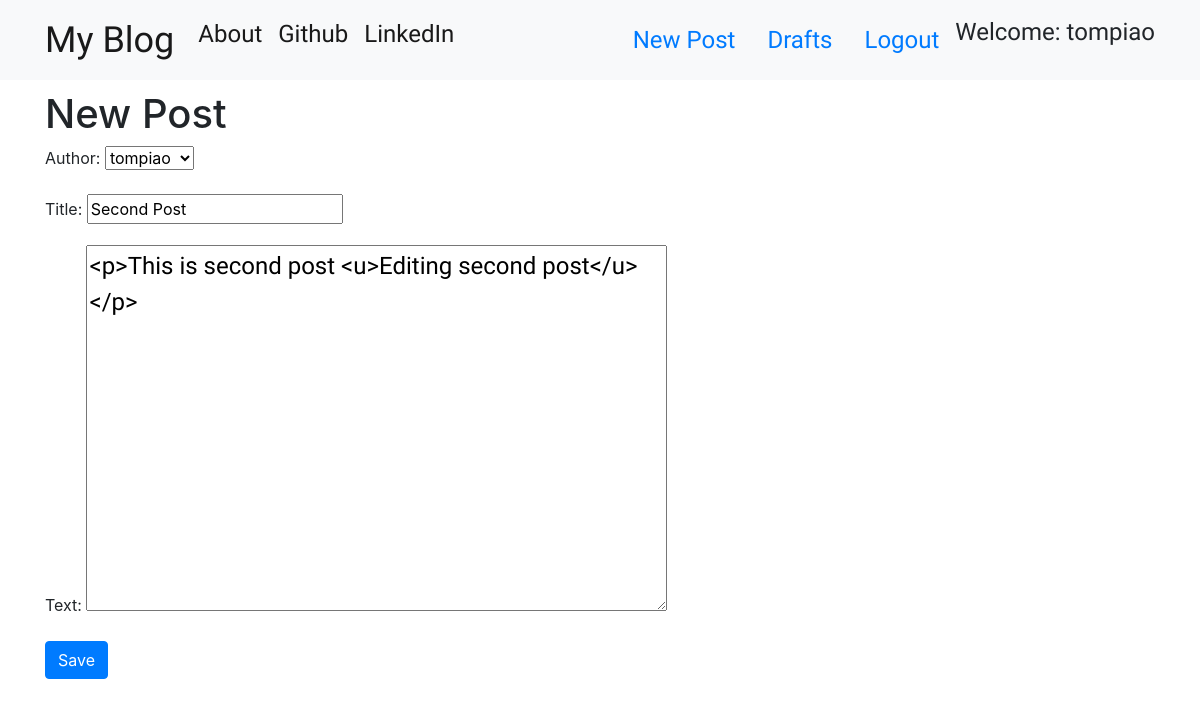
Screenshot of /post/3/edit/ (signed in) with the database file from the repository.
### blogapp/models.py (models this page shows, shortened)
class Post(models.Model):
    author = models.ForeignKey('auth.User', on_delete=models.CASCADE)
    title = models.CharField(max_length=200)
    text = models.TextField()
    date_created = models.DateTimeField(default=timezone.now)
    date_published = models.DateTimeField(blank=True, null=True)

### blogapp/views.py (the view)
# urls.py: path('post/<int:pk>/edit/', views.PostUpdateView.as_view(), name='post_edit'),
class PostUpdateView(LoginRequiredMixin, UpdateView):
    login_url = '/login/'
    redirect_field_name = 'blogapp/post_detail.html'
    form_class = PostForm
    model = Post

### blogapp/forms.py
class PostForm(forms.ModelForm):
    class Meta:
        model = Post
        fields = ('author', 'title', 'text',)
        widgets = {
            'title': forms.TextInput(attrs={'class': 'textinputclass'}),
            'text': forms.Textarea(attrs={'class': 'editable medium-editor-textarea postcontent'}),
        }

### blogapp/templates/blogapp/post_form.html (shortened to what this page needs)
{% extends 'blogapp/base.html' %}
{% block content %}
  <h1>New Post</h1>
  <form class="post-form" method="POST">
    {{ form.as_p }}
    <button class="save btn btn-primary" type="submit">Save</button>
  </form>
{% endblock %}

### blogapp/templates/blogapp/base.html (shortened to what this page needs)
<!DOCTYPE html>
{% load static %}
<html lang="en" dir="ltr">
  <head>
    <link rel="stylesheet" href="https://stackpath.bootstrapcdn.com/bootstrap/4.3.1/css/bootstrap.min.css">
    <link rel="stylesheet" href="//cdn.jsdelivr.net/medium-editor/latest/css/medium-editor.min.css" type="text/css" media="screen" charset="utf-8">
    <link href="https://maxcdn.bootstrapcdn.com/font-awesome/4.7.0/css/font-awesome.min.css" rel="stylesheet">
    <link rel="stylesheet" href="{% static 'css/blog.css' %}">
  </head>
  <body>
    <nav class="navbar navbar-expand-lg navbar-light bg-light techfont custom-navbar">
      <div class="container">
        <ul class="navbar-nav mr-auto">
          <li>
            <a class="navbar-brand bigbrand" href="{% url 'post_list' %}">My Blog</a>
          </li>
          <li class="nav-item active">
            <a class="nav-link" href="{% url 'about' %}">About</a>
          </li>
          <li class="nav-item active">
            <a class="nav-link" href="https://github.com">Github</a>
          </li>
          <li class="nav-item active">
            <a class="nav-link" href="https://www.linkedin.com">LinkedIn</a>
          </li>
        </ul>
        <ul class="nav justify-content-end">
          {% if user.is_authenticated %}
          <li class="nav-item active">
            <a class="nav-link" href="{% url 'post_new' %}">New Post</a>
          </li>
          <li class="nav-item active">
            <a class="nav-link" href="{% url 'post_draft_list' %}">Drafts</a>
          </li>
          <li class="nav-item active">
            <a class="nav-link" href="{% url 'logout' %}">Logout</a>
          </li>
          <li class="nav-item active">
            <a>Welcome: {{ user.username }}</a>
          </li>
          {% else %}
          <li class="nav-item active">
            <a class="nav-item nav-link" href="{% url 'login' %}" aria-label="Login">
              <span class="fa fa-user" aria-hidden="true"></span></a>
          </li>
          {% endif %}
        </ul>
      </div>
    </nav>
    <div class="content container">
      <div class="row">
        <div class="col-md-8">
          <div class="blog_posts">
            {% block content %}
            {% endblock %}
          </div>
        </div>
      </div>
    </div>
  </body>
</html>

### blogapp/static/css/blog.css (style rules this page uses)
.techfont { font-family: 'Margarine', cursive; font-size: 1.5em; margin-bottom: 10px; }
.bigbrand { font-size: 1.5em; }
.postcontent { font-family: 'Margarine', cursive; font-size: 1.5em; }

### rows the page displays
Post: author "tompiao", title "Second Post", text "<p>This is second post <u>Editing second post</u></p>"

### other values shown
{{ user.username }} "tompiao"
